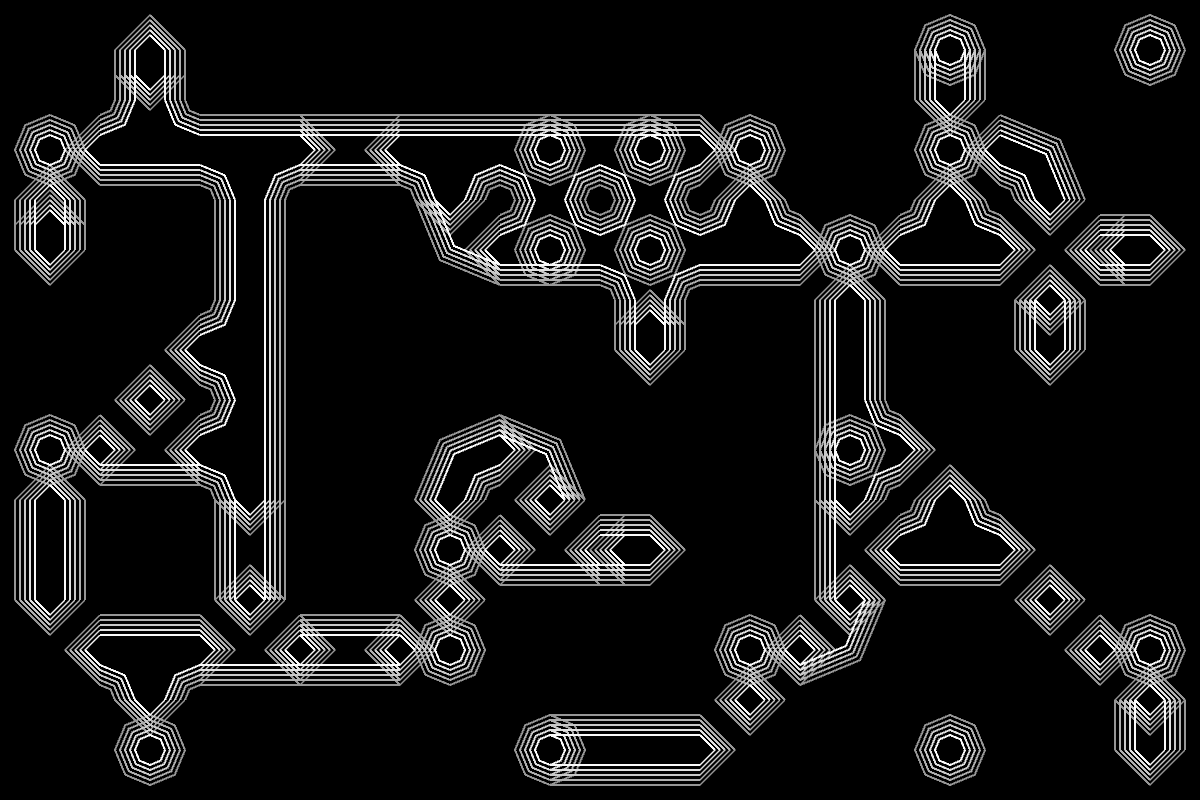

Write the Python code that produced this figure.
from poly_arcs import quarter_poly, half_poly, poly_arc, bar
from random import choice

CELL_SIZE = 100
modulus = 3
mode = 0
frame_saving = False 
frame_saved = 0

def setup():
    size(1200, 800, P3D)
    color_mode(HSB)
    global grid_size
    grid_size = width / CELL_SIZE
    rect_mode(CENTER)
    stroke_cap(SQUARE)
    Cell.variation_choices()
    Cell.step_start = -10
    Cell.step_end = 11
    Cell.step = 5
    #cam = PeasyCam(this, 200)


def init_grid(f=None):
    # default grid is with random state for cells
    if f == None:
        f = lambda i, j: choice((True, False))
    # number of collums and rows -2 for default cell sized border
    w = int(width // CELL_SIZE)  # - 2
    h = int(height // CELL_SIZE)  # - 2
    # print(w, h)
    for i in range(w):
        for j in range(h):
            # default Cell constructor has border=CELL_SIZE
            Cell.grid[(i, j)] = Cell((i, j), CELL_SIZE, f(i, j), border=0)

def draw():
    global frame_saving, frame_saved
    translate(width / 2, height / 2)
    background(0)
    for c in Cell.grid.values():
        c.update(mouse_x - width / 2, mouse_y - height / 2)
    for c in Cell.grid.values():
        c.plot(mode)

    if frame_saving:
        frame_saving = False
        frame_saved += 1
        save_frame(f'{frame_saved}.png')
        println(frame_saved)

def key_pressed():
    global mode, modulus, frame_saving
    if key == "g" or key == "G":
        frame_saving = True
    if key == "s" or key == "S":
        save_frame("_#######.png")
    if key != CODED and key in "01245679":
        mode = int(key)
    if key == "-":
        mode = -1
    if key == " ":
        t = lambda i, j: True
        f = lambda i, j: False
        init_grid(choice((t, f)))
    if key == "r":
        init_grid()
    if key == "R":
        Cell.variation_choices()
    if key == "x":
        init_grid(lambda i, j: (i + j) % modulus)
    if key == "<" and modulus > 2:
        modulus -= 1
    if key == ">":
        modulus += 1
    if key == "z":
        move_grid()
    if key_code == RIGHT:
        move_grid(x=1, y=0)
    if key_code == LEFT:
        move_grid(x=-1, y=0)
    if key_code == UP:
        move_grid(x=0, y=-1)
    if key_code == DOWN:
        move_grid(x=0, y=1)

def move_grid(x=1, y=1):
    w, h = width // CELL_SIZE, height // CELL_SIZE
    new_grid = dict()
    for i in range(w):
        for j in range(h):
            c = Cell.grid.get((i, j), None)
            if c:
                c.index = ((i + x) % w, (j + y) % h)
                c.calculate_pos()
                new_grid[c.index] = c
    Cell.grid = new_grid



class Cell():
    RES = 4
    grid = dict()
    debug_mode = False
    # constants
    variations = "abcde"
    N, A, I, T, L, C, E = type_names = "NAITLCE"
    module_types = {"11111": A,  # All neighbours on
                    "00100": N,  # No neighbours on - isolated
                    "01111": T,  # T-shaped (three neighbours)
                    "11110": T,
                    "11101": T,
                    "10111": T,
                    "10101": I,  # I - Up & down or Left and Right
                    "01110": I,
                    "01100": C,  # Cap - single neighbour
                    "00110": C,
                    "00101": C,
                    "10100": C,
                    "01101": L,  # L-shaped (two neighbours)
                    "10110": L,
                    "00111": L,
                    "11100": L,
                    "00000": E,  # Empty - not used at this point
                    # "10000": E,
                    # "01000": E,
                    # "00010": E
                    }

    # neighbours list
    NL = ((-1, -1), (+0, -1), (+1, -1),
          (-1, +0), (+0, +0), (+1, +0),
          (-1, +1), (+0, +1), (+1, +1))
    # ortho neighbours
    ONL = ((+0, -1),
           (-1, +0), (+0, +0),
           (+1, +0),
           (+0, +1))
    # diagonal neighbours
    DNL = ((-1, -1), (+1, -1),
           (+0, +0),
           (-1, +1), (+1, +1))

    def __init__(self, index, cell_size, state=False, border=None):
        self.index = index
        self.state = state
        self.size_ = cell_size
        self.mouse_down = False
        self.variation = "a"
        self.ang = choice((0, 1, 2, 3))
        self.border = border
        self.calculate_pos()

    def calculate_pos(self):
        i, j = self.index
        if self.border == None:
            self.border = self.size_
        self.pos = Py5Vector(self.border + self.size_ / 2 + i * self.size_ - width / 2,
                             self.border + self.size_ / 2 + j * self.size_ - height / 2)

    def update(self, mx, my):
        # mouse over & selection treatment
        hs = CELL_SIZE / 2
        px, py = self.pos.x, self.pos.y
        self.mouse_on = (px - hs < mx < px + hs and
                         py - hs < my < py + hs)
        if self.mouse_on and is_mouse_pressed:
            self.mouse_down = True

        elif self.mouse_down:
            self.state = not self.state
            self.mouse_down = False

        self.identify_module(Cell.ONL)
        self.type = Cell.module_types.get(self.module, "")

    def plot(self, mode):
        rnd = choice(Cell.variations)
        mode_variation = {1: "a",
                          2: "b",
                          3: "c",
                          4: "d",
                          5: "e",
                          6: Cell.variation_dict.get(Cell.module_types.get(self.module)),
                          7: rnd
                          }
        if self.state:
            stroke_weight(2)
            if 1 <= mode <= len(mode_variation):
                self.variation = mode_variation[mode]
            # self.draw_node()
            if mode == -1:
                fill(100, 100)
                no_stroke()
                rect(self.pos.x, self.pos.y, self.size_, self.size_)
                no_fill()
            elif mode == 8:         # diagonal mode
                self.draw_diagonals()
            else:
                self.draw_mode()



    def draw_diagonals(self):
        quarter = self.size_ / 4.  # - 1 
        i, j = self.index
        for (ni, nj) in Cell.DNL:
            nb = Cell.grid.get((i + ni, j + nj), None)
            if nb and nb.state:
                for ii in range(Cell.step_start,
                                Cell.step_end,
                                Cell.step):  # (-28, 29, 7):
                    stroke(255) # 64 - ii * 8, 255, 255)
                    with push_matrix():
                        translate(0, 0, -ii)
                        if ni != 0 and nj != 0:
                            bar(self.pos.x, self.pos.y,
                                nb.pos.x, nb.pos.y,
                                (quarter + ii) * 2, ends=(0, 1))
                        # else:
                        #     translate(self.pos.x, self.pos.y)
                        #     Cell.csquare(quarter, -ii)

    def draw_mode(self):
        """ draws node """
        siz = self.size_
        l = siz / 2.
        a = l / 2 # * 2  #- 1
        c = l / 2  # + 1
        with push_matrix():
            translate(self.pos.x, self.pos.y)
            if Cell.debug_mode:
                fill(0)
                text(self.type, 0, 0)
            no_fill()  # stroke(0)
            rotation = {"11110": PI,
                        "10110": PI,
                        "00101": PI,
                        "11101": HALF_PI,
                        "01110": HALF_PI,
                        "11100": HALF_PI,
                        "00110": HALF_PI,
                        "11111": HALF_PI * self.ang,
                        "10111": PI + HALF_PI,
                        "00111": PI + HALF_PI,
                        "01100": PI + HALF_PI
                        }
            # rotation appropriate for each type
            rotate(rotation.get(self.module, 0))

            for i in range(Cell.step_start,
                           Cell.step_end,
                           Cell.step):  # (-28, 29, 7):
                #translate(0, 0, (a + i))
                stroke(200 + i * Cell.step) #16 + i * 8, 255, 255)

                if self.type == Cell.A:
                    if self.variation in "bd":
                        quarter_poly(l, l, c + i, TOP + LEFT)
                        quarter_poly(-l, -l, c + i, BOTTOM + RIGHT)
                        quarter_poly(-l, l, c + i, TOP + RIGHT)
                        quarter_poly(l, -l, c + i, BOTTOM + LEFT)
                    if self.variation in "ae":
                        half_poly(-l, 0, a - i, RIGHT)
                        half_poly(l, 0, a - i, LEFT)
                        half_poly(0, l, a - i, TOP)
                        half_poly(0, -l, a - i, BOTTOM)
                    if self.variation == "c":
                        line(+a - i, -l, +a - i, l)
                        line(-a + i, -l, -a + i, l)
                        half_poly(-l, 0, a - i, RIGHT)
                        half_poly(l, 0, a - i, LEFT)
                    if self.variation in "de":
                        Cell.csquare(a, i)

                elif self.type == Cell.T:
                    if self.variation in "bde":
                        line(-l, -a + i, l, -a + i)
                        quarter_poly(l, l, c + i, TOP + LEFT)
                        quarter_poly(-l, l, c + i, TOP + RIGHT)
                    elif self.variation == "c":
                        pass
                        half_poly(-l, 0, a - i, RIGHT)
                        half_poly(l, 0, a - i, LEFT)
                        half_poly(0, l, a - i, TOP)
                    if self.variation in "ce":
                        Cell.csquare(a, i)
                    if self.variation == "a":
                        line(-l, -a + i, l, -a + i)
                        half_poly(-l, 0, a - i, RIGHT)
                        half_poly(l, 0, a - i, LEFT)
                        half_poly(0, l, a - i, TOP)

                elif self.type == Cell.I:
                    if self.variation in "abde":
                        line(+a - i, -l, +a - i, l)
                        line(-a + i, -l, -a + i, l)
                    if self.variation in "ca":
                        half_poly(0, l, a - i, TOP)
                        half_poly(0, -l, a - i, BOTTOM)
                    if self.variation == "ce":
                        Cell.csquare(a, i)

                elif self.type == Cell.L:
                    if self.variation in "acde":
                        half_poly(-l, 0, a - i, RIGHT)
                        half_poly(0, l, a - i, TOP)
                    if self.variation in "a":
                        quarter_poly(-l, l, siz - c - i, TOP + RIGHT)
                    elif self.variation == "b":
                        quarter_poly(-l, l, siz - c - i, TOP + RIGHT)
                        i *= -1
                        quarter_poly(-l, l, c - i, TOP + RIGHT)
                    elif self.variation in "ce":
                        Cell.csquare(a, i)

                elif self.type == Cell.C:
                    if self.variation in "ac":
                        half_poly(0, -l, a - i, BOTTOM)
                    if self.variation in "abe":
                        half_poly(0, 0, a - i, BOTTOM)
                    if self.variation in "abde":
                        line(+a - i, -l, +a - i, 0)
                        line(-a + i, -l, -a + i, 0)
                    if self.variation in "dc":
                        Cell.csquare(a, i)
                    if self.variation == "e":
                        half_poly(0, -l / 2, a - i, TOP)

                elif self.type == Cell.N:
                    poly_arc(
                        0, 0, (a - i), # * 2,
                        0, # QUARTER_PI
                        TWO_PI, num_points=8)

    def identify_module(self, nbs):
        i, j = self.index[0], self.index[1]
        self.module = ""
        for (ni, nj) in nbs:
            nb = Cell.grid.get((i + ni, j + nj), None)
            if nb and nb.state:
                self.module += "1"
            else:
                self.module += "0"

    @staticmethod
    def csquare(a, i):
        poly_arc(0, 0, radius=(a-i), start_ang=0, sweep_ang=TWO_PI,
                 num_points=Cell.RES*2)
        #rect(0, 0, (a - i) * 2, (a - i) * 2)

    @staticmethod
    def variation_choices():
        Cell.variation_dict = dict()
        for t in Cell.type_names:
            Cell.variation_dict[t] = choice(Cell.variations)
